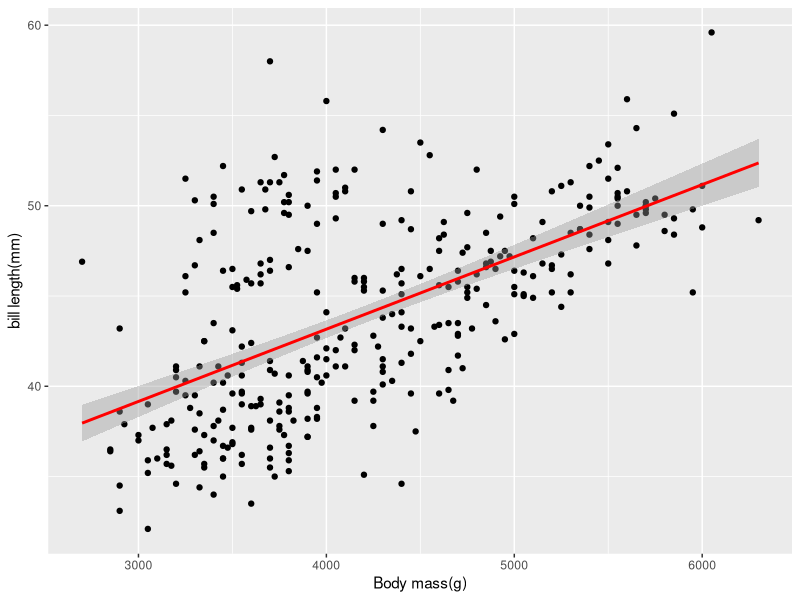
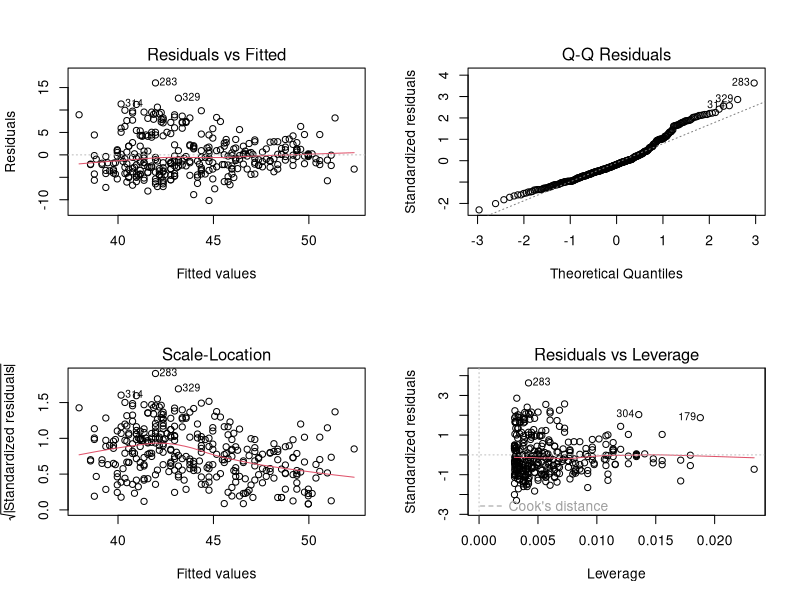
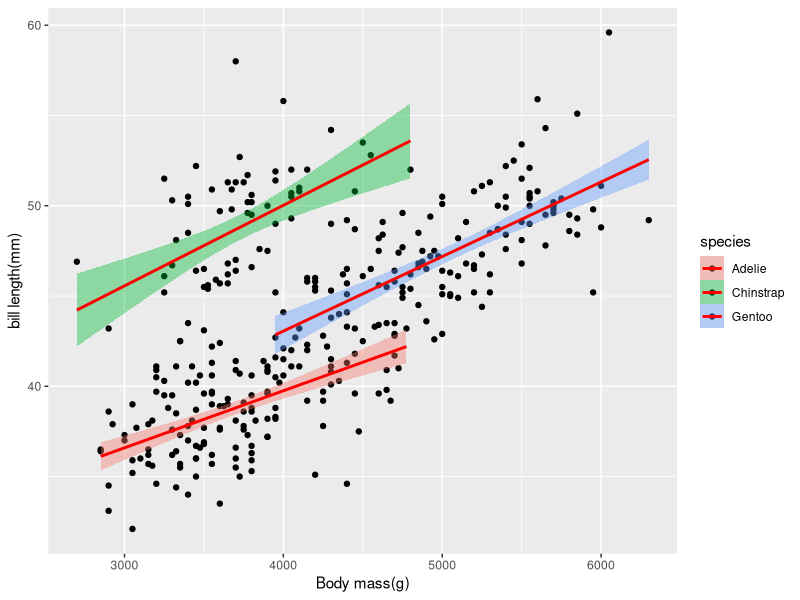

Write R code to recreate these figures, in order.
## ---- chunk 1
knitr::opts_chunk$set(echo = TRUE)
## ---- chunk 2

library(tidyverse)
library(palmerpenguins)
View(penguins)
new_penguins<- penguins%>% 
  drop_na()
## ---- chunk 3

new_penguins %>% 
  ggplot(aes(x=body_mass_g,y = bill_length_mm))+
  geom_point() +
  stat_smooth(method = "lm" , col = "red") +
  labs(x= "Body mass(g)", y= "bill length(mm)" )

fit_lm1 <- lm(bill_length_mm~body_mass_g, data = new_penguins)
summary(fit_lm1)

## ---- chunk 4
x11()
par(mfrow=c(2,2))
plot(fit_lm1)
## ---- chunk 5
new_penguins %>% 
  ggplot(aes(x=body_mass_g,y = bill_length_mm, fill=species))+
  geom_point() +
  stat_smooth(method = "lm" , col = "red") +
  labs(x= "Body mass(g)", y= "bill length(mm)" )
